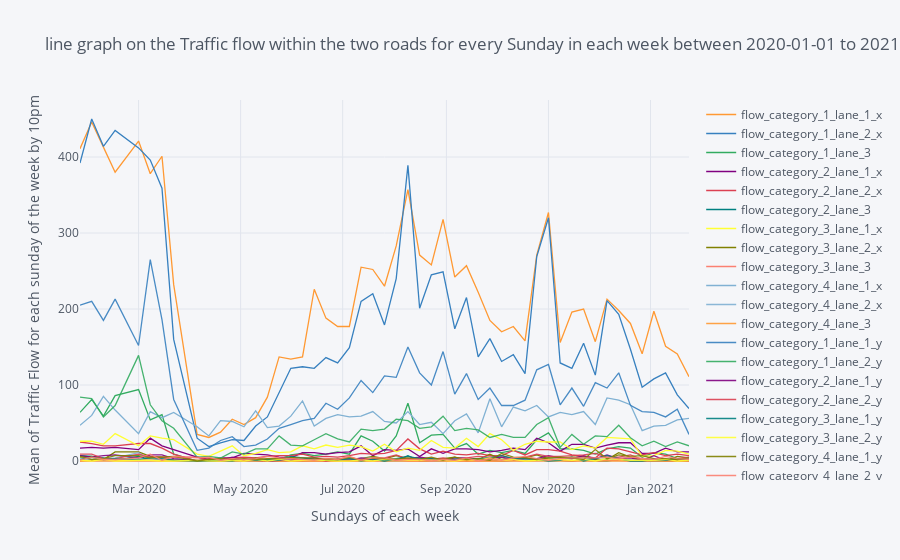
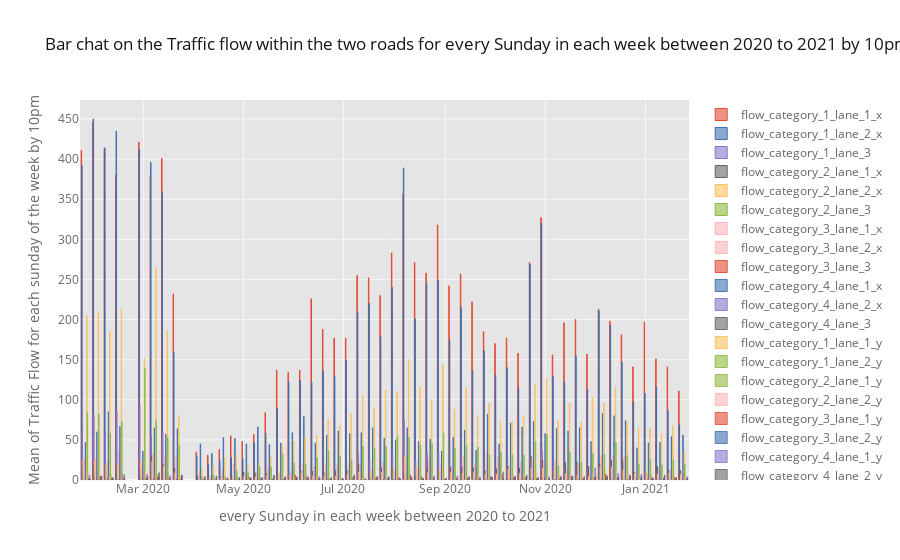

The notebook cell saved with these charts, in order:
### Markdown cell above
Note: Change index values in the cell to filter for other days of the week
(0-monday,1-tuesday,2-wednesday,3-thursday,4-friday,5-saturday,6-sunday)

### Code cell
###Traffic flow within the two roads for every Sunday in each week between 2020 to 2021 by 10pm"

##flow for main road on sundays of week
sunday_main = filter_main_road_10pm['timestamp'].dt.dayofweek == 6 #6 represent sunday
Sunday_filter_main_road = filter_main_road_10pm[sunday_main]
Sunday_filter_main_road_mean=Sunday_filter_main_road.groupby(Sunday_filter_main_road['timestamp'].dt.date)["flow_category_1_lane_1","flow_category_1_lane_2","flow_category_1_lane_3",
                                                                         "flow_category_2_lane_1","flow_category_2_lane_2","flow_category_2_lane_3",
                                                                         "flow_category_3_lane_1","flow_category_3_lane_2","flow_category_3_lane_3",
                                                                         "flow_category_4_lane_1","flow_category_4_lane_2","flow_category_4_lane_3"].mean()
Sunday_filter_main_road_mean=pd.DataFrame(Sunday_filter_main_road_mean)
Sunday_filter_main_road_mean = Sunday_filter_main_road_mean.reset_index()

##flow for slip road on sundays of week
sunday_slip=filter_slip_road_10pm['timestamp'].dt.dayofweek == 6 #6 represent sunday
Sunday_filter_slip_road = filter_slip_road_10pm[sunday_slip]
Sunday_filter_slip_road_mean=Sunday_filter_slip_road.groupby(Sunday_filter_slip_road['timestamp'].dt.date)["flow_category_1_lane_1","flow_category_1_lane_2",
                                                          "flow_category_2_lane_1","flow_category_2_lane_2",
                                                          "flow_category_3_lane_1","flow_category_3_lane_2",
                                                          "flow_category_4_lane_1","flow_category_4_lane_2"].mean()
Sunday_filter_slip_road_mean=pd.DataFrame(Sunday_filter_slip_road_mean)
Sunday_filter_slip_road_mean = Sunday_filter_slip_road_mean.reset_index()


##merge the two dataframe
merge_Sunday_per_week_road = pd.merge(Sunday_filter_main_road_mean, Sunday_filter_slip_road_mean, on='timestamp') ## combine the two dataframe

merge_Sunday_per_week_road.iplot(x = ["timestamp"],xTitle="Sundays of each week",
                        yTitle="Mean of Traffic Flow for each sunday of the week by 10pm",
                        title="line graph on the Traffic flow within the two roads for every Sunday in each week between 2020-01-01 to 2021-01-01 by 10pm(x=main_road y=slip_road)")##x=main_road y=slip_road
merge_Sunday_per_week_road.iplot(kind="bar",
                                width=50.0,
                                size=40,
                                sortbars=True,
                                keys =['flow_category_1_lane_1_x',
                                       'flow_category_1_lane_2_x',
                                       'flow_category_1_lane_3', 'flow_category_2_lane_1_x',
                                       'flow_category_2_lane_2_x', 'flow_category_2_lane_3',
                                       'flow_category_3_lane_1_x', 'flow_category_3_lane_2_x',
                                       'flow_category_3_lane_3', 'flow_category_4_lane_1_x',
                                       'flow_category_4_lane_2_x', 'flow_category_4_lane_3',
                                       'flow_category_1_lane_1_y', 'flow_category_1_lane_2_y',
                                       'flow_category_2_lane_1_y', 'flow_category_2_lane_2_y',
                                       'flow_category_3_lane_1_y', 'flow_category_3_lane_2_y',
                                       'flow_category_4_lane_1_y', 'flow_category_4_lane_2_y'] ,
                                x = ["timestamp"],xTitle="every Sunday in each week between 2020 to 2021",
                                yTitle="Mean of Traffic Flow for each sunday of the week by 10pm",
                                title="Bar chat on the Traffic flow within the two roads for every Sunday in each week between 2020 to 2021 by 10pm(x=main_road y=slip_road)",
                                theme="ggplot")
